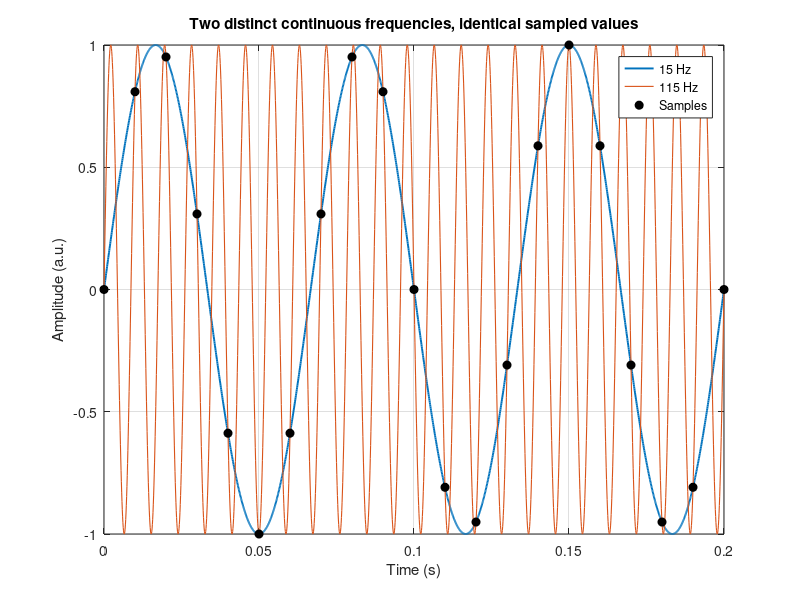
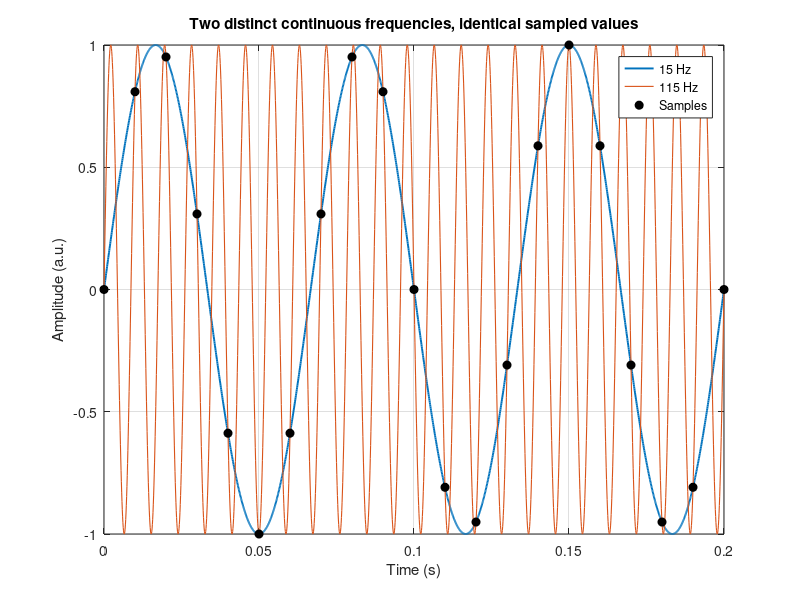

Source code (MATLAB) for these figures, in order:
% ALIASING_DEMO Reproducible synthetic sampling illustration.
% No toolbox, data file, graphics display or user workspace is required.
% MATLAB R2019a+; execution with run('examples/matlab/aliasing_demo.m').
fs = 100;                         % samples per second
duration_s = 0.20;
t = 0:1/10000:duration_s;         % finely resolved reference grid
n = 0:round(duration_s*fs);
f_low = 15;
f_alias = f_low + fs;
x_low = sin(2*pi*f_low*t);
x_high = sin(2*pi*f_alias*t);
samples_low = sin(2*pi*f_low*n/fs);
samples_high = sin(2*pi*f_alias*n/fs);
assert(max(abs(samples_low-samples_high)) < 1e-12, ...
    'Integer sampling should alias f and f+fs.');
fig = figure('Visible','off','Color','w');
plot(t,x_low,'LineWidth',1.4);
hold on;
plot(t,x_high,'LineWidth',0.8);
plot(n/fs,samples_low,'ko','MarkerFaceColor','k');
xlabel('Time (s)');
ylabel('Amplitude (a.u.)');
title('Two distinct continuous frequencies, identical sampled values');
legend('15 Hz','115 Hz','Samples','Location','best');
grid on;
destination = fullfile('books','electrophysiology','figures','generated');
if ~exist(destination,'dir'), mkdir(destination); end
exportgraphics(fig,fullfile(destination,'aliasing_demo.pdf'),'ContentType','vector');
exportgraphics(fig,fullfile(destination,'aliasing_demo.png'),'Resolution',180);
close(fig);
